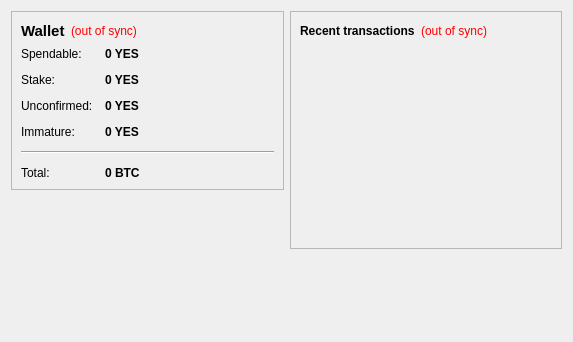
<?xml version="1.0" encoding="UTF-8"?>
<ui version="4.0">
 <class>OverviewPage</class>
 <widget class="QWidget" name="OverviewPage">
  <property name="geometry">
   <rect>
    <x>0</x>
    <y>0</y>
    <width>573</width>
    <height>342</height>
   </rect>
  </property>
  <property name="windowTitle">
   <string>Form</string>
  </property>
  <layout class="QHBoxLayout" name="horizontalLayout" stretch="1,1">
   <item>
    <layout class="QVBoxLayout" name="verticalLayout_2">
     <item>
      <widget class="QFrame" name="frame">
       <property name="frameShape">
        <enum>QFrame::StyledPanel</enum>
       </property>
       <property name="frameShadow">
        <enum>QFrame::Raised</enum>
       </property>
       <layout class="QVBoxLayout" name="verticalLayout_4">
        <item>
         <layout class="QHBoxLayout" name="horizontalLayout_4">
          <item>
           <widget class="QLabel" name="label_5">
            <property name="font">
             <font>
              <pointsize>11</pointsize>
              <weight>75</weight>
              <bold>true</bold>
             </font>
            </property>
            <property name="text">
             <string>Wallet</string>
            </property>
           </widget>
          </item>
          <item>
           <widget class="QLabel" name="labelWalletStatus">
            <property name="toolTip">
             <string>The displayed information may be out of date. Your wallet automatically synchronizes with the YEScoin network after a connection is established, but this process has not completed yet.</string>
            </property>
            <property name="styleSheet">
             <string notr="true">QLabel { color: red; }</string>
            </property>
            <property name="text">
             <string notr="true">(out of sync)</string>
            </property>
            <property name="alignment">
             <set>Qt::AlignLeading|Qt::AlignLeft|Qt::AlignVCenter</set>
            </property>
           </widget>
          </item>
          <item>
           <spacer name="horizontalSpacer_2">
            <property name="orientation">
             <enum>Qt::Horizontal</enum>
            </property>
            <property name="sizeHint" stdset="0">
             <size>
              <width>40</width>
              <height>20</height>
             </size>
            </property>
           </spacer>
          </item>
         </layout>
        </item>
        <item>
         <layout class="QFormLayout" name="formLayout_2">
          <property name="fieldGrowthPolicy">
           <enum>QFormLayout::AllNonFixedFieldsGrow</enum>
          </property>
          <property name="horizontalSpacing">
           <number>12</number>
          </property>
          <property name="verticalSpacing">
           <number>12</number>
          </property>
          <item row="0" column="0">
           <widget class="QLabel" name="label">
            <property name="text">
             <string>Spendable:</string>
            </property>
           </widget>
          </item>
          <item row="0" column="1">
           <widget class="QLabel" name="labelBalance">
            <property name="font">
             <font>
              <weight>75</weight>
              <bold>true</bold>
             </font>
            </property>
            <property name="cursor">
             <cursorShape>IBeamCursor</cursorShape>
            </property>
            <property name="toolTip">
             <string>Your current spendable balance</string>
            </property>
            <property name="text">
             <string notr="true">0 YES</string>
            </property>
            <property name="textInteractionFlags">
             <set>Qt::LinksAccessibleByMouse|Qt::TextSelectableByKeyboard|Qt::TextSelectableByMouse</set>
            </property>
           </widget>
          </item>
          <item row="1" column="0">
           <widget class="QLabel" name="label_6">
            <property name="text">
             <string>Stake:</string>
            </property>
           </widget>
          </item>
          <item row="1" column="1">
           <widget class="QLabel" name="labelStake">
            <property name="font">
             <font>
              <weight>75</weight>
              <bold>true</bold>
             </font>
            </property>
            <property name="cursor">
             <cursorShape>IBeamCursor</cursorShape>
            </property>
            <property name="toolTip">
             <string>Total of coins that was staked, and do not yet count toward the current balance</string>
            </property>
            <property name="text">
             <string notr="true">0 YES</string>
            </property>
            <property name="textInteractionFlags">
             <set>Qt::LinksAccessibleByMouse|Qt::TextSelectableByKeyboard|Qt::TextSelectableByMouse</set>
            </property>
           </widget>
          </item>
          <item row="2" column="0">
           <widget class="QLabel" name="label_3">
            <property name="text">
             <string>Unconfirmed:</string>
            </property>
           </widget>
          </item>
          <item row="2" column="1">
           <widget class="QLabel" name="labelUnconfirmed">
            <property name="font">
             <font>
              <weight>75</weight>
              <bold>true</bold>
             </font>
            </property>
            <property name="cursor">
             <cursorShape>IBeamCursor</cursorShape>
            </property>
            <property name="toolTip">
             <string>Total of transactions that have yet to be confirmed, and do not yet count toward the current balance</string>
            </property>
            <property name="text">
             <string notr="true">0 YES</string>
            </property>
            <property name="textInteractionFlags">
             <set>Qt::LinksAccessibleByMouse|Qt::TextSelectableByKeyboard|Qt::TextSelectableByMouse</set>
            </property>
           </widget>
          </item>
          <item row="3" column="0">
           <widget class="QLabel" name="labelImmatureText">
            <property name="text">
             <string>Immature:</string>
            </property>
           </widget>
          </item>
          <item row="3" column="1">
           <widget class="QLabel" name="labelImmature">
            <property name="font">
             <font>
              <weight>75</weight>
              <bold>true</bold>
             </font>
            </property>
            <property name="toolTip">
             <string>Mined balance that has not yet matured</string>
            </property>
            <property name="text">
             <string notr="true">0 YES</string>
            </property>
            <property name="textInteractionFlags">
             <set>Qt::LinksAccessibleByMouse|Qt::TextSelectableByKeyboard|Qt::TextSelectableByMouse</set>
            </property>
           </widget>
          </item>
          <item row="4" column="0" colspan="2">
           <widget class="Line" name="line">
            <property name="orientation">
             <enum>Qt::Horizontal</enum>
            </property>
           </widget>
          </item>
          <item row="5" column="0">
           <widget class="QLabel" name="labelTotalText">
            <property name="text">
             <string>Total:</string>
            </property>
           </widget>
          </item>
          <item row="5" column="1">
           <widget class="QLabel" name="labelTotal">
            <property name="font">
             <font>
              <weight>75</weight>
              <bold>true</bold>
             </font>
            </property>
            <property name="cursor">
             <cursorShape>IBeamCursor</cursorShape>
            </property>
            <property name="toolTip">
             <string>Your current total balance</string>
            </property>
            <property name="text">
             <string notr="true">0 BTC</string>
            </property>
            <property name="textInteractionFlags">
             <set>Qt::LinksAccessibleByMouse|Qt::TextSelectableByKeyboard|Qt::TextSelectableByMouse</set>
            </property>
           </widget>
          </item>
         </layout>
        </item>
       </layout>
      </widget>
     </item>
     <item>
      <spacer name="verticalSpacer">
       <property name="orientation">
        <enum>Qt::Vertical</enum>
       </property>
       <property name="sizeHint" stdset="0">
        <size>
         <width>20</width>
         <height>40</height>
        </size>
       </property>
      </spacer>
       　　
     </item>
     　　        <item>
       　　         <widget class="QLabel" name="label_wallet_bgcoin">
         　　          <property name="text">
           　　           <string/>
           　　
         </property>
         　　          <property name="pixmap">
           　　           <pixmap resource="../bitcoin.qrc">:/images/wallet_bgcoin</pixmap>
           　　
         </property>
         　　          <property name="scaledContents">
           　　           <bool>false</bool>
           　　
         </property>
         　　          <property name="alignment">
           　　           <set>Qt::AlignCenter</set>
           　　
         </property>
         　　          <property name="margin">
           　　           <number>-2</number>
           　　
         </property>
         　　
       </widget>
       　　
     </item>
     　　        <item>
       　　         <widget class="QLabel" name="label_6">
         　　          <property name="text">
           　　           <string/>
           　　
         </property>
         　　
       </widget>
       　　
     </item>
    </layout>
   </item>
   <item>
    <layout class="QVBoxLayout" name="verticalLayout_3">
     <item>
      <widget class="QFrame" name="frame_2">
       <property name="frameShape">
        <enum>QFrame::StyledPanel</enum>
       </property>
       <property name="frameShadow">
        <enum>QFrame::Raised</enum>
       </property>
       <layout class="QVBoxLayout" name="verticalLayout">
        <item>
         <layout class="QHBoxLayout" name="horizontalLayout_2">
          <item>
           <widget class="QLabel" name="label_4">
            <property name="text">
             <string>&lt;b&gt;Recent transactions&lt;/b&gt;</string>
            </property>
           </widget>
          </item>
          <item>
           <widget class="QLabel" name="labelTransactionsStatus">
            <property name="toolTip">
             <string>The displayed information may be out of date. Your wallet automatically synchronizes with the YEScoin network after a connection is established, but this process has not completed yet.</string>
            </property>
            <property name="styleSheet">
             <string notr="true">QLabel { color: red; }</string>
            </property>
            <property name="text">
             <string notr="true">(out of sync)</string>
            </property>
            <property name="alignment">
             <set>Qt::AlignRight|Qt::AlignTrailing|Qt::AlignVCenter</set>
            </property>
           </widget>
          </item>
          <item>
           <spacer name="horizontalSpacer">
            <property name="orientation">
             <enum>Qt::Horizontal</enum>
            </property>
            <property name="sizeHint" stdset="0">
             <size>
              <width>40</width>
              <height>20</height>
             </size>
            </property>
           </spacer>
          </item>
         </layout>
        </item>
        <item>
         <widget class="QListView" name="listTransactions">
          <property name="styleSheet">
           <string notr="true">QListView { background: transparent; }</string>
          </property>
          <property name="frameShape">
           <enum>QFrame::NoFrame</enum>
          </property>
          <property name="verticalScrollBarPolicy">
           <enum>Qt::ScrollBarAlwaysOff</enum>
          </property>
          <property name="horizontalScrollBarPolicy">
           <enum>Qt::ScrollBarAlwaysOff</enum>
          </property>
          <property name="selectionMode">
           <enum>QAbstractItemView::NoSelection</enum>
          </property>
         </widget>
        </item>
       </layout>
      </widget>
     </item>
     <item>
      <spacer name="verticalSpacer_2">
       <property name="orientation">
        <enum>Qt::Vertical</enum>
       </property>
       <property name="sizeHint" stdset="0">
        <size>
         <width>20</width>
         <height>40</height>
        </size>
       </property>
      </spacer>
     </item>
    </layout>
   </item>
  </layout>
 </widget>
 <resources/>
 <connections/>
</ui>
